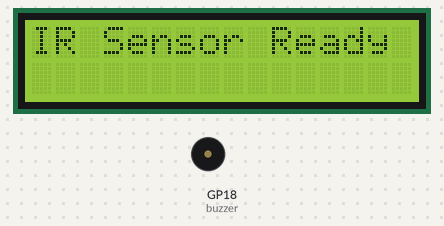
Simulated run of this program. Board: Raspberry Pi Pico running MicroPython. Shown: 16×2 character LCD, buzzer (waves = sounding, pin HIGH). Library files of the repository ran but are not shown: pico_i2c_lcd.py.

Above: at 0.1 s.

Measured:
- what the display in image 0 shows lasts 2.0 s, from 0.1 s to 2.1 s

The program:

buzz_ir.py
```python
from pico_i2c_lcd import I2cLcd
from machine import I2C, Pin
import utime as time

# I2C LCD setup (GPIO27 = SCL, GPIO26 = SDA)
i2c = I2C(id=1, scl=Pin(27), sda=Pin(26), freq=100000)
lcd = I2cLcd(i2c, 0x27, 2, 16)  # Change to 0x3F if needed

# IR Sensor and Buzzer setup
ir_sensor = Pin(10, Pin.IN)
buzzer = Pin(18, Pin.OUT)

lcd.clear()
lcd.putstr("IR Sensor Ready")
time.sleep(2)
lcd.clear()

# Main loop
while True:
    if ir_sensor.value() == 0:  # Adjust logic if needed for your sensor
        lcd.clear()
        lcd.putstr("Object Detected")
        buzzer.high()
        time.sleep(0.2)
        buzzer.low()
        time.sleep(0.2)
    else:
        lcd.clear()
        buzzer.low()
    time.sleep(0.1)
```
